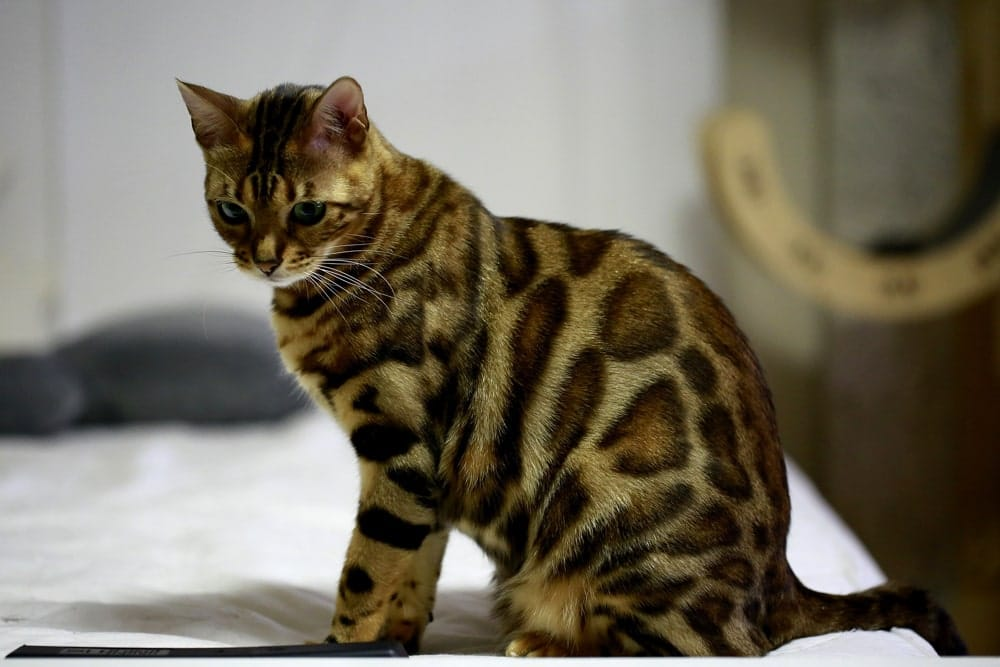
#> input picture cat_exercise/img/gato.jpg, 1000 x 667 px
$ jupyter execute cat.ipynb
#> lines starting #> are read from the running program, lines starting #| are printed output that depends on the picture; after the words box and inside, x2 and y2 are one past the last pixel; in counts of white or black regions, pixels touching at a corner belong together
##### About
This notebook is a simple example of how segmentation can be used to extract the cat from the background.

Developed by [José Eduardo Hernández Rodríguez](https://github.com/eduherrodp)

### Imports libraries
In this section we import the libraries that we will use in the notebook. The libraries are:
* [OpenCV](https://opencv.org/): OpenCV is a library of programming functions mainly aimed at real-time computer vision.
* [Matplotlib](https://matplotlib.org/): Matplotlib is a plotting library for the Python programming language and its numerical mathematics extension NumPy.
* [Numpy](https://numpy.org/): NumPy is the fundamental package for scientific computing with Python.
* [Scikit-image](https://scikit-image.org/): Scikit-image is a collection of algorithms for image processing.

[cell 1]
import matplotlib.pyplot as plt
from skimage import io
import numpy as np
import cv2

### Load image and gettings its RGB channels
In this section we load the image and get its dimensions. The image is loaded using the function 'io.imread' from the library 'skimage'.

[cell 2]
img = io.imread('img/gato.jpg')
#> img is the input picture: shape (667, 1000, 3); mean R, G, B 116.1, 109.4, 94.5

# Obtenemos las capas RGB de la imagen with split
r, g, b = cv2.split(img)
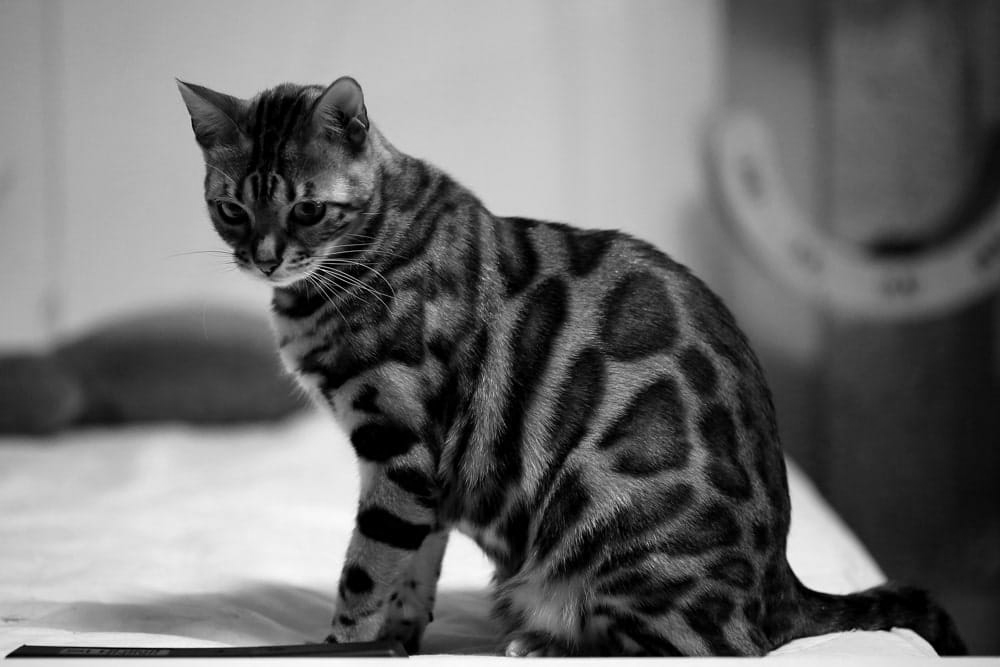
#> g: shape (667, 1000); min 0, max 254, mean 109.4
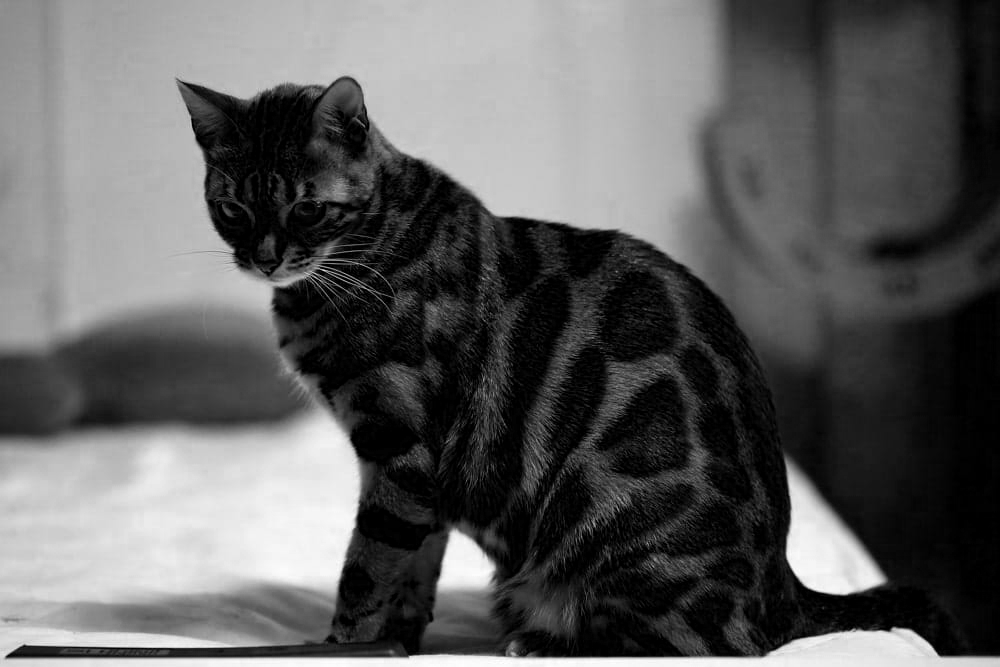
#> b: shape (667, 1000); min 0, max 255, mean 94.5

### Histograms of the RGB channels
The image is divided into its RGB channels using the function 'split' from the library 'cv2'. The image is displayed using the function 'imshow' from the library 'matplotlib'.

Histograms of the RGB channels are obtained using the function 'histogram' from the library 'skimage'. The histograms are displayed using the function 'plot' from the library 'matplotlib'.

[cell 3]
fig, axs = plt.subplots(1, 2, figsize=(15, 5))
axs[0].imshow(img, cmap='gray')
axs[0].set_title('Imagen original')
axs[1].hist(r.ravel(), bins=256, color='red', alpha=0.5)
axs[1].hist(g.ravel(), bins=256, color='green', alpha=0.5)
axs[1].hist(b.ravel(), bins=256, color='blue', alpha=0.5)
axs[1].set_title('Histograma RGB')
plt.show()
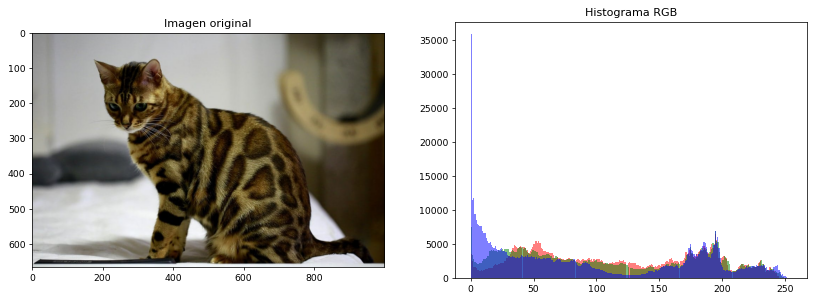
#> figure drawn by matplotlib, 2 panels; panel 2: tallest bar 6538 high, from x = 194.3 to 195.3; panel 2: tallest bar 7556 high, from x = 0 to 0.992; panel 2: tallest bar 35937 high, from x = 0 to 0.996

### Segmentation
First we get the values of the histogram of each channel. Then we get the maximum value of each histogram.

Explaining the code:
* ``np.histogram({r,g,b}.ravel(), 256, [0, 256])`` returns the histogram of the channel {r,g,b} and the bins of the histogram.
* ``np.argmax({r,g,b})`` returns the index of the maximum value of the histogram of the channel {r,g,b}.

[cell 4]
# Realizamos la binarización de la imagen por capas
# Para ello, primero obtenemos el histograma de la imagen por capas
hist_r, bins_r = np.histogram(r.ravel(), 256, [0, 256])
#> hist_r = 256 values, max 6538 at index 195, min 0 at index 249, mean 2605.5; bins_r = 257 values from 0 to 256
hist_g, bins_g = np.histogram(g.ravel(), 256, [0, 256])
#> hist_g = 256 values, max 7556 at index 0, min 0 at index 255, mean 2605.5; bins_g = 257 values from 0 to 256
hist_b, bins_b = np.histogram(b.ravel(), 256, [0, 256])
#> hist_b = 256 values, max 35937 at index 0, min 11 at index 255, mean 2605.5; bins_b = 257 values from 0 to 256

# Obtenemos el umbral de la imagen por capas
umbral_r = np.argmax(hist_r)
#> umbral_r = 195
umbral_g = np.argmax(hist_g)
#> umbral_g = 0
umbral_b = np.argmax(hist_b)
#> umbral_b = 0

print('Umbral máximo R: ', umbral_r)
#| Umbral máximo R:  195
print('Umbral máximo G: ', umbral_g)
#| Umbral máximo G:  0
print('Umbral máximo B: ', umbral_b)
#| Umbral máximo B:  0

### Dilate and erode
Binary image is obtained using the umbrales of the histograms ``bin_r = {r, g, b} > umbral_{r, g, b}`` we subtract 80 and 70 to the values of the histograms r and g to get a better result.
We realize a logical operation between the binary images of the channels r, g and b to get the final binary image.

The binary image is dilated and eroded using the function 'dilate' and 'erode' from the library 'cv2'.
* With ``np.ones((25,25), np.uint8)`` we create a matrix of 25x25 pixels with the value 1.
* Using ``cv2.dilate(bin_img.astype(np.uint8), kernel, iterations=1)`` we dilate the binary image using the matrix that we created before.
* Finally, using ``cv2.erode(dilation, kernel, iterations=2)`` we erode the dilated image.

[cell 5]
# Binarizamos la imagen para después realizar una operación lógica AND con la imagen original
# para obtener la imagen binarizada
bin_r = r > umbral_r - 80
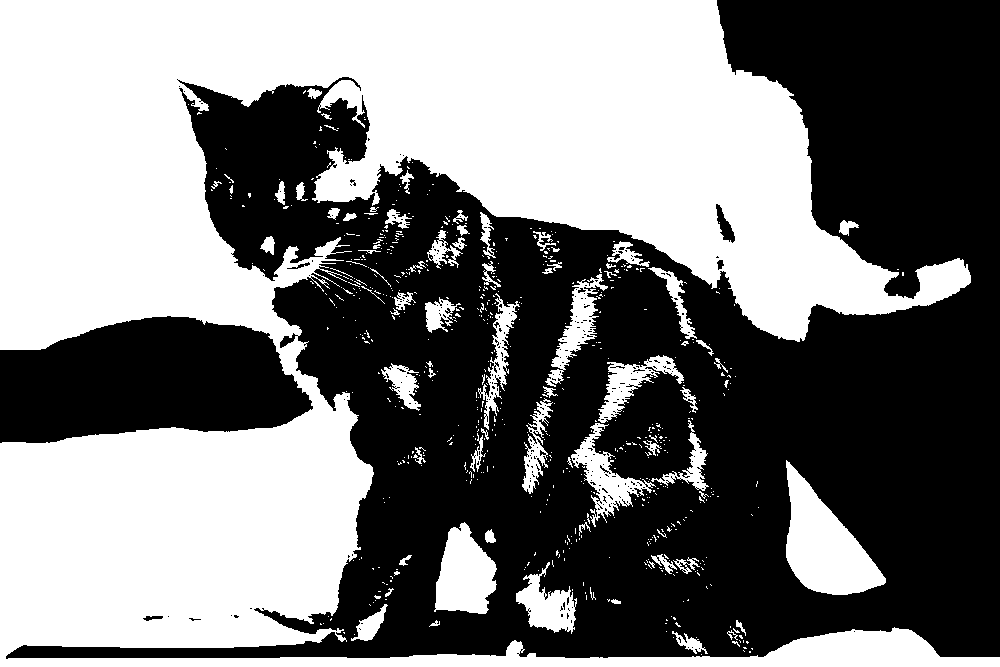
#> bin_r: shape (667, 1000) bool; 48.1% white; 645 white regions (567 under 20 px), largest, box (x1, y1, x2, y2) and area: (0, 0, 1000, 667) 287761, (786, 460, 886, 595) 6887, (434, 522, 497, 614) 3899
bin_g = g > umbral_g - 70
#> bin_g: shape (667, 1000) bool; every value is 1
bin_b = b > umbral_b
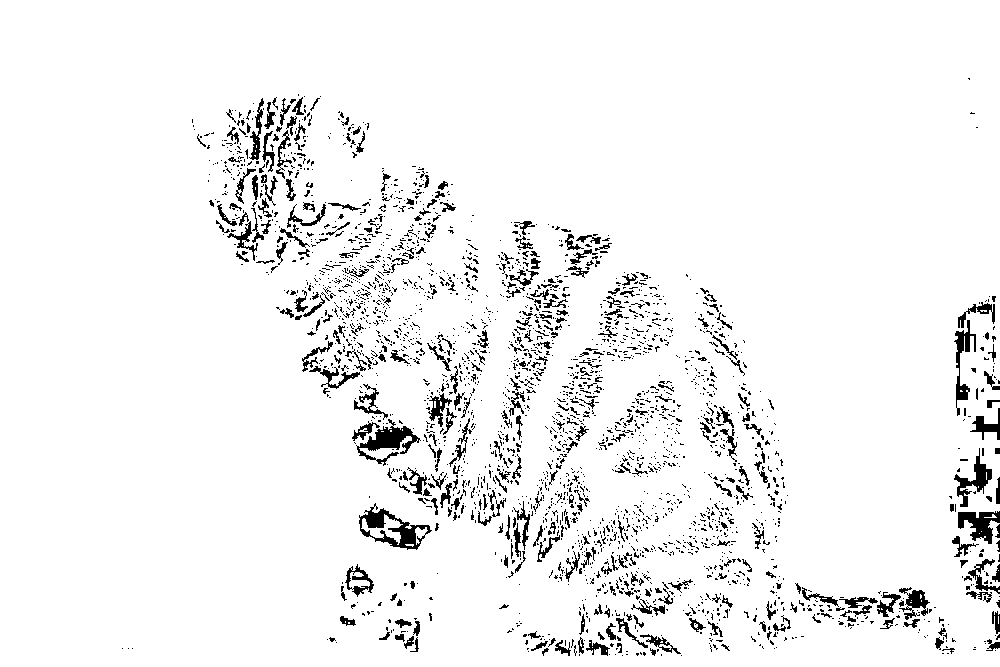
#> bin_b: shape (667, 1000) bool; 94.6% white; 2713 black regions (2347 under 20 px), largest, box (x1, y1, x2, y2) and area: (359, 503, 432, 550) 1146, (356, 419, 421, 466) 1028, (958, 511, 1000, 544) 743

# Realizamos la operación lógica AND para obtener la imagen binarizada
bin_img = np.logical_and(bin_r, bin_g, bin_b)
# Esto es equivalente a bin_img = bin_r & bin_g & bin_b y bin_img = bin_r * bin_g * bin_b

# Aplicamos dilatación y erosión a la imagen binarizada para obtener un mejor resultado
kernel = np.ones((25,25), np.uint8)
dilation = cv2.dilate(bin_img.astype(np.uint8), kernel, iterations=1)
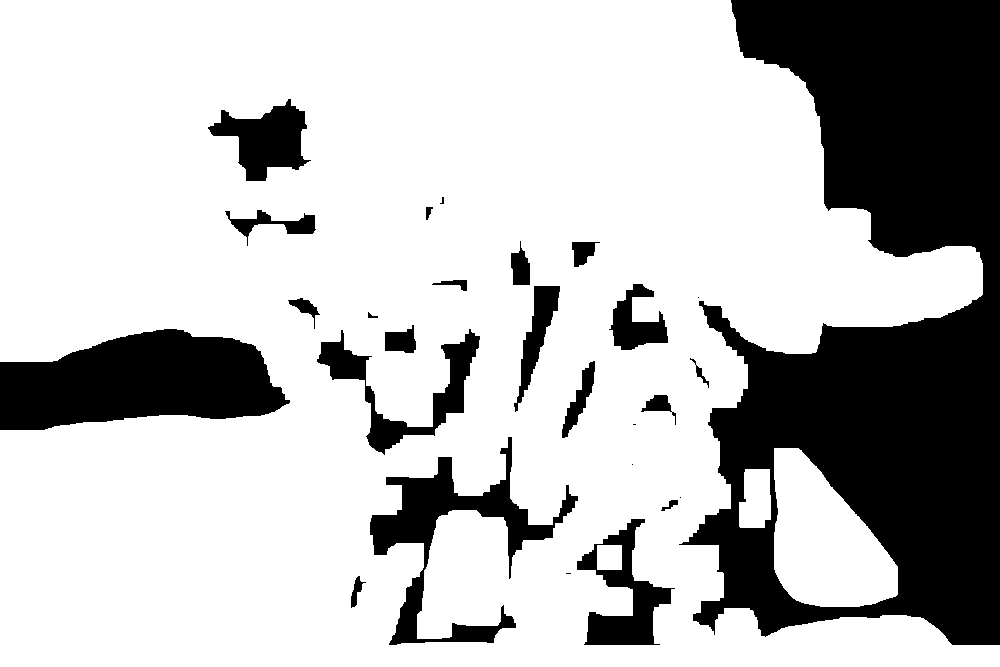
#> dilation: shape (667, 1000); values 0 (black) and 1 (white), 74.3% white; 27 black regions (6 under 20 px), largest, box (x1, y1, x2, y2) and area: (679, 0, 1000, 645) 117837, (0, 329, 290, 430) 20760, (370, 437, 578, 645) 10003
erosion = cv2.erode(dilation, kernel, iterations=2)
#> erosion: shape (667, 1000); values 0 (black) and 1 (white), 41.8% white; 17 white regions (5 under 20 px), largest, box (x1, y1, x2, y2) and area: (0, 0, 948, 338) 190515, (0, 404, 365, 667) 77262, (684, 642, 926, 667) 3387

### Getting the final image
Finaly we get the final image doing a logical operation between the bin_img that we obtained before and the eroded and dilated image.
With that we get a image where the cat is black and the background is white, so we can use the function ``np.invert()`` to get the final image and display it.

[cell 6]
# Realizamos la operación lógica AND entre la imagen original y la imagen binarizada
final_img = np.logical_and(bin_img, erosion)
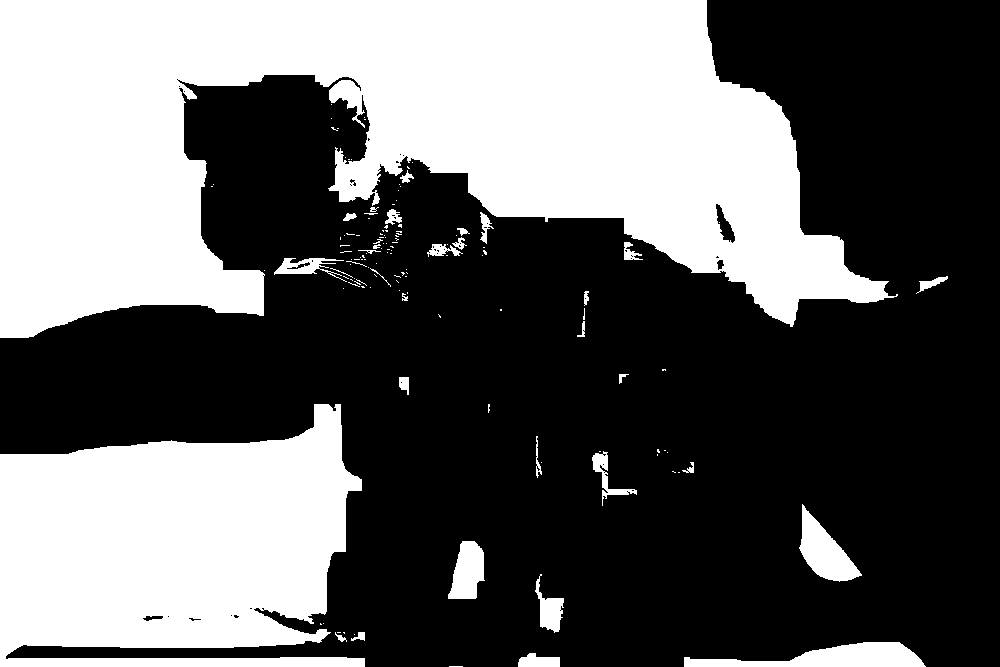
#> final_img: shape (667, 1000) bool; 38.9% white; 136 white regions (103 under 20 px), largest, box (x1, y1, x2, y2) and area: (0, 0, 898, 338) 175861, (0, 404, 365, 667) 71852, (684, 642, 926, 667) 3359
# Invertimos los valores de la imagen final para obtener el resultado deseado
final_img = np.invert(final_img)

# Mostramos la imagen original, la binarizada y la final
fig, axs = plt.subplots(1, 3, figsize=(15, 5))
axs[0].imshow(img, cmap='gray')
axs[0].set_title('Imagen original')
axs[1].imshow(bin_img, cmap='gray')
axs[1].set_title('Imagen binarizada')
axs[2].imshow(final_img, cmap='gray')
axs[2].set_title('Imagen final')
plt.show()
